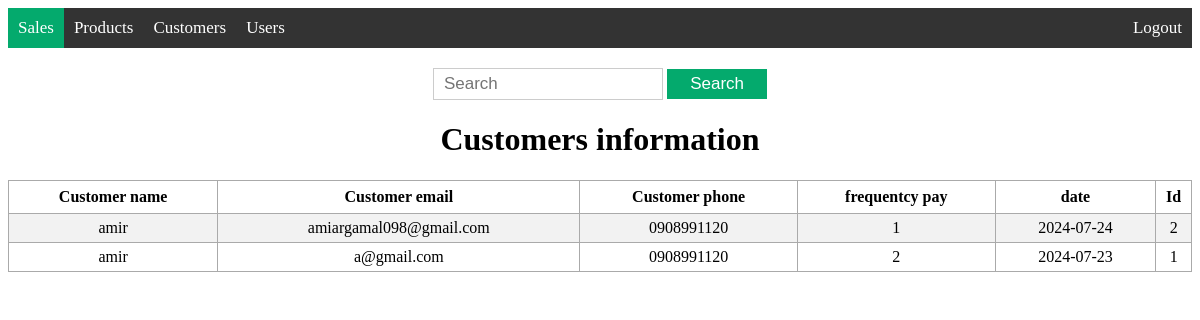
The page /view_customer on the database as committed earlier.
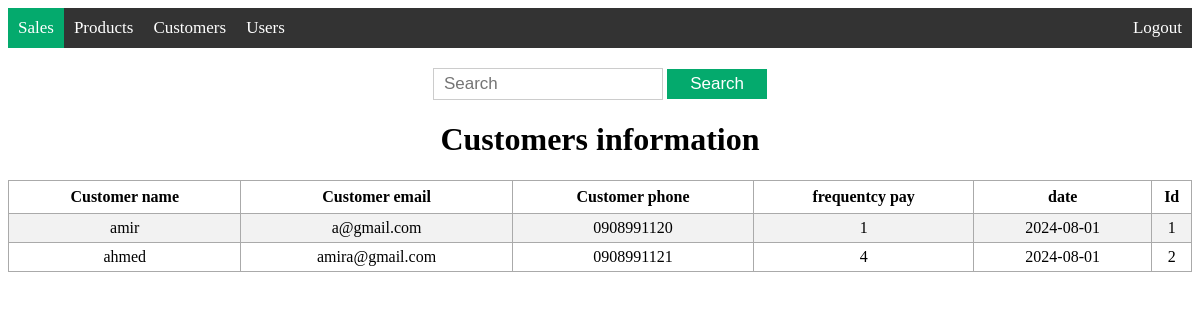
The same page on the database as committed later.
### models/customer.py (models this page shows, shortened)
class Customer(db.Model):
    id = db.Column(db.Integer, primary_key=True)
    customer_name = db.Column(db.String(200), nullable=False)
    customer_email = db.Column(db.String(200), nullable=False)
    customer_phone = db.Column(db.String(15))
    frequentcy_pay = db.Column(db.Integer, nullable=False)
    date = db.Column(db.DateTime, default=datetime.now(pytz.UTC))

### app.py (the view)
@app.route('/view_customer', methods=['GET'])
def view_customer():
    customers = Customer.query.order_by(Customer.date.desc()).all()
    return render_template('view_customer.html', customers=customers)

### templates/view_customer.html (shortened to what this page needs)
{% extends 'base.html' %}
{% block body %}
<div class="content">
    {% block navbar %}
    <div class='topnav'>
        <a class='active' href='/view_sale'>Sales</a>
        <a href='/view_product'>Products</a>
        <a href='/view_customer'>Customers</a>
        <a href='/view_user'>Users</a>
        <a class='logout' href='/logout'>Logout</a>
    </div>
    {% endblock %}
    <div class='search'>
        <form action="{{ url_for('search_customer', search='') }}" method="get">
            <input type='text' placeholder='Search' name='search' id='search'>
            <input type='submit' value="Search">
        </form>
    </div>
    <div class="view">
        <h1 style="text-align: center;">Customers information</h1>
        {% if customers|length < 1 %}
        <h4  style="text-align: center;"> There are no customers yet !</h4>
        {% else %}
        <table>
            <tr>
                <th>Customer name</th>
                <th>Customer email</th>
                <th>Customer phone</th>
                <th>frequentcy pay</th>
                <th>date</th>
                <th>Id</th>
            </tr>
            {% for customer in customers %}
                <tr>
                    <td>{{ customer.customer_name }}</td>
                    <td>{{ customer.customer_email }}</td>
                    <td>{{ customer.customer_phone }}</td>
                    <td>{{ customer.frequentcy_pay }}</td>
                    <td>{{ customer.date.date() }}</td>
                    <td>{{ customer.id }}</td>
                </tr>
            {% endfor %}
        </table>
        {% endif %}
    </div>
</div>
{% endblock %}

Rows that differ between the two databases and show on the page:
changed Customer "amir": frequentcy_pay "2" → "1"; date "2024-07-23" → "2024-08-01"; moves up the list
changed Customer id 2: customer_name "amir" → "ahmed"; customer_email "amiargamal098@gmail.com" → "amira@gmail.com"; customer_phone "0908991120" → "0908991121"; frequentcy_pay "1" → "4"; date "2024-07-24" → "2024-08-01"
